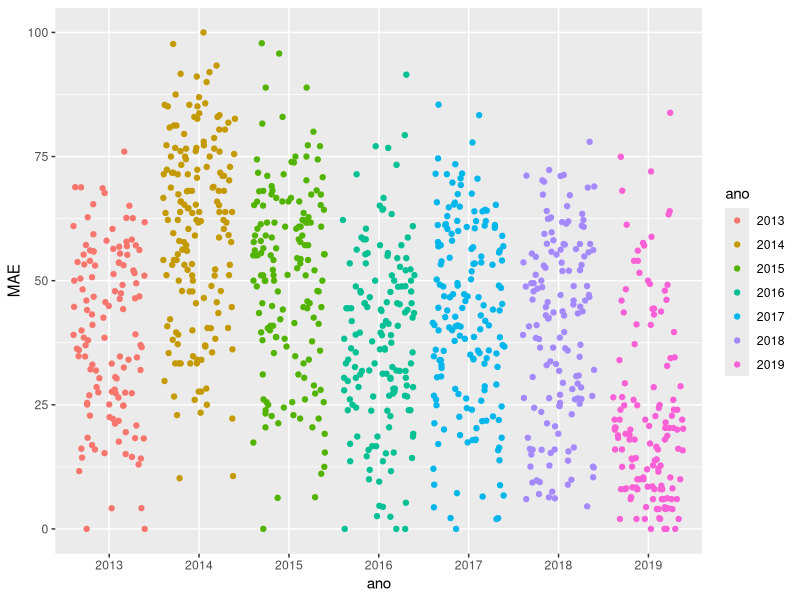
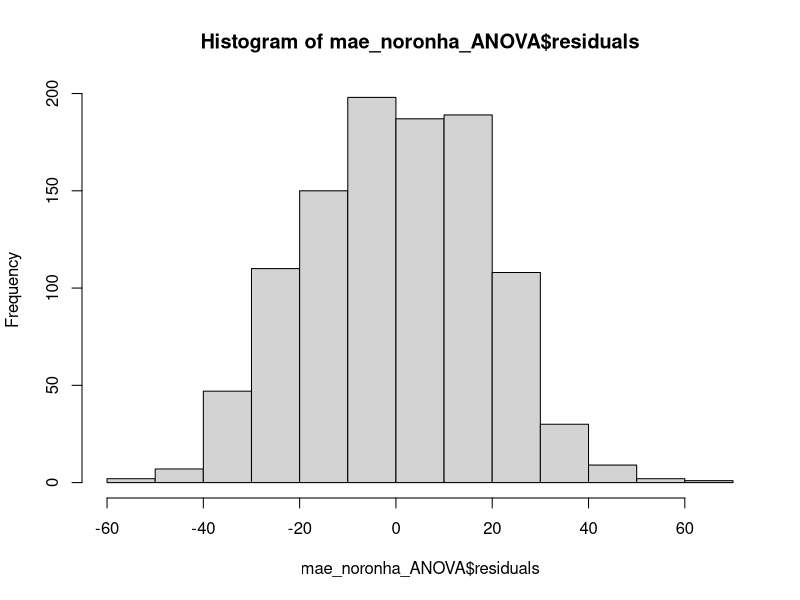
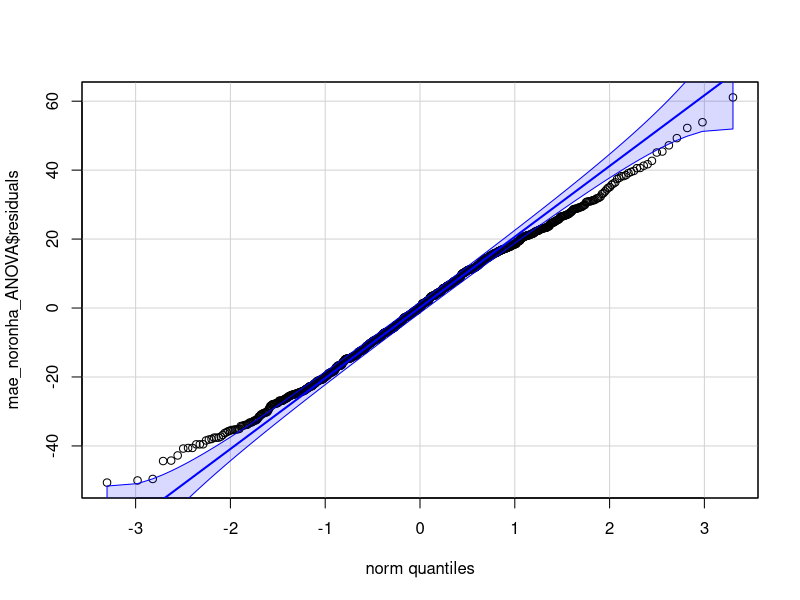
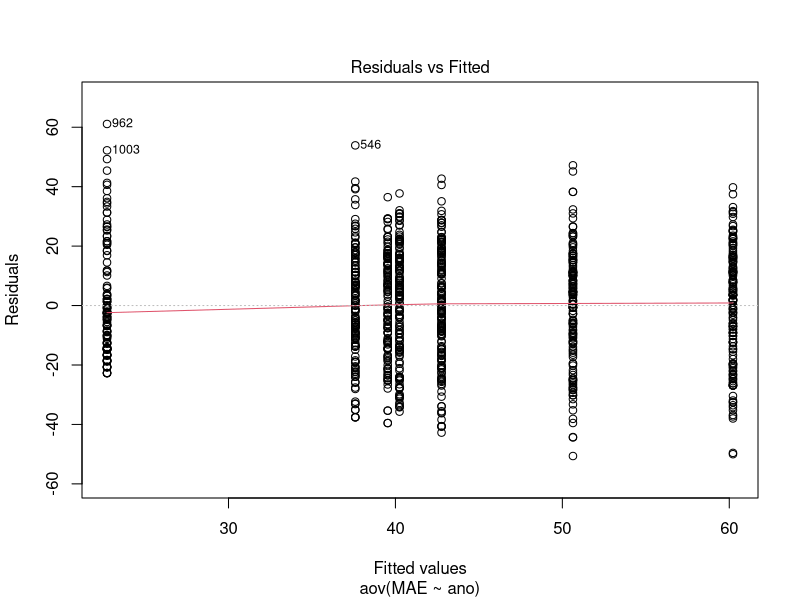
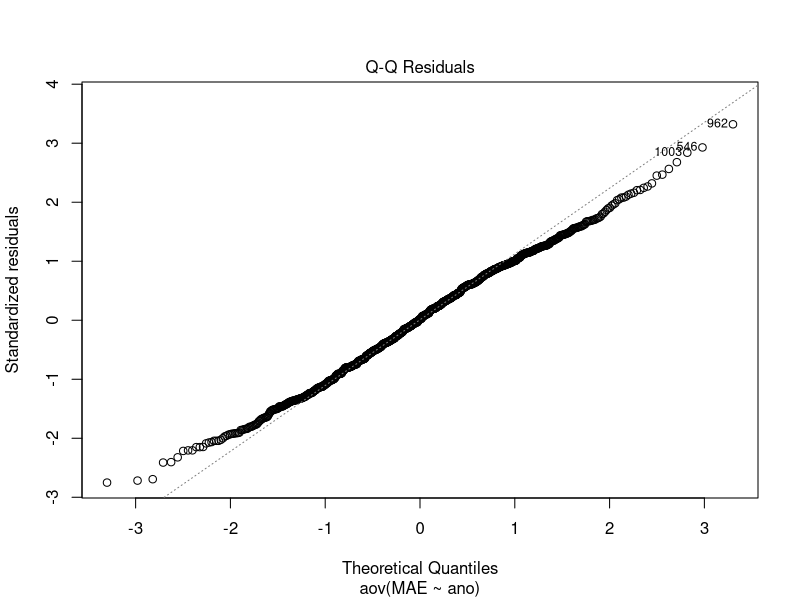
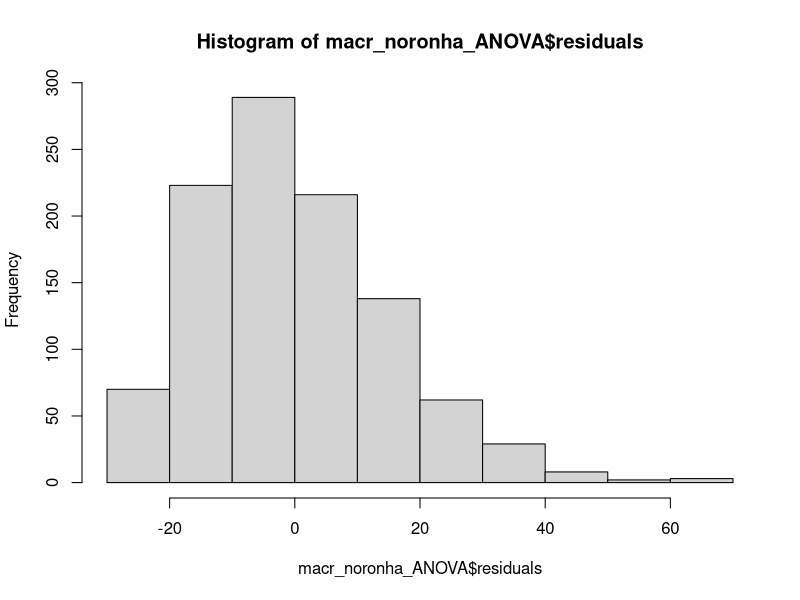
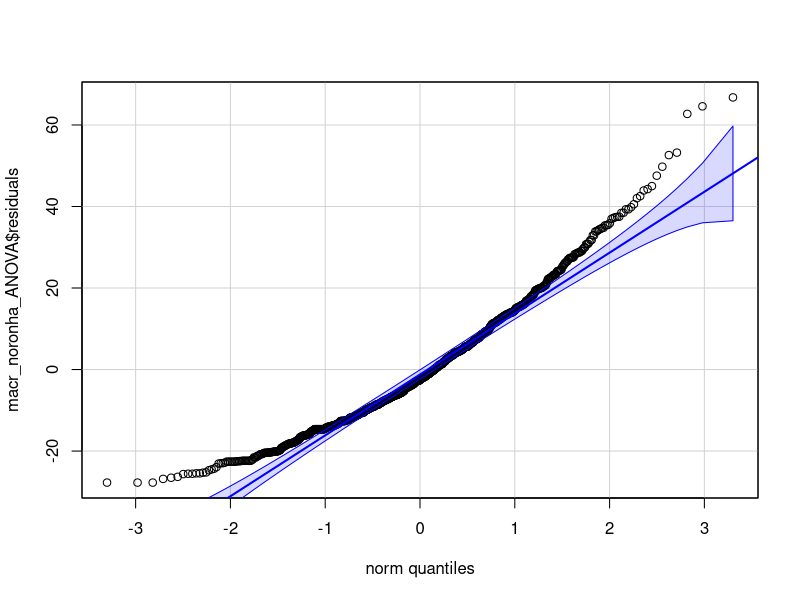
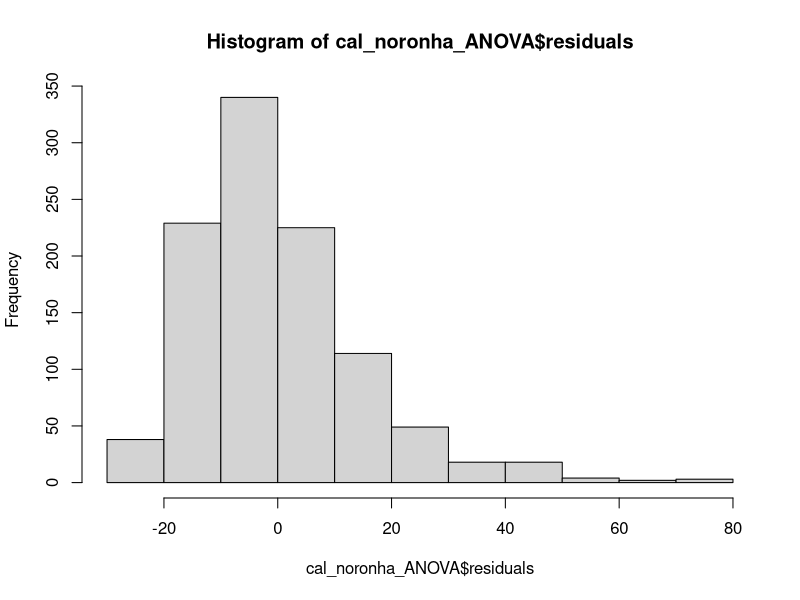

Here is the R script that generated these plots, in order:
############# Normalidade e Homocedasticidade #############

install.packages("car")
library(car)
library(dplyr)
library(readxl)
library(ggplot2)


setwd("C:\\Users/manoe/Desktop/TCC/atual/Estatística/Analises_TCC/")
dir()

ilhas <- read_excel("data_Noronha_Rocas_final.xlsx",
                    range = "A1:M1879")

ilhas <- data.frame(ilhas)
class(ilhas)


### Testar premissas da ANOVA:

# Resíduos: a diferença entre o que eu espero dos meus dados e o que eu 
# realmente observo na coleta.

## 1. Normalidade (análise dos resíduos): distribuição tem de ser em formato de
# sino e o teste deve dar p > 0,05

## 2. Homocedasticidade (análise dos resíduos): homocedasticidade das variâncias;
# se as variâncias acompanham ou não a variação dos dados; se a variação ao 
# longo do tempo é continua (= homo; se não for contínua é heterocedástico).
# É mais importante que a normalidade dos meus dados.
# Uma dica é se não há homocedasticidade, pode-se transformar os dados em log,
# mas meu problema é que temos dados que são zero, logo, não podemos transformar
# em log. Já que log de zero é igual a "-infinito".

## 3. Independência entre as amostras: saber se consideramos nossos dados 
# medidas repetitivas ou não. 
# Os exemplo na internet era sobre comprimeto da barbatana de pinguins de spp.
# diferentes, que aí há independência entre as amostras.
# No nosso caso, pesar de termos uma amostragem regular, acreditamos que os dados
# são independentes. Afinal, tem um ano de distância entre as amostras e não é 
# sempre exatamente no mesmo lugar que tiramos o fotoquadrado. Logo, são dados 
# do mesmo lugar (mas não exatamente o “mesmo lugar”), porém em anos diferentes. 


######################### NORONHA
##################### MAE
# Selecionar da tabela qual ilha quero estudar e escolher algum dos grupos 
# funcionais:
mae_noronha <- ilhas %>%
  filter(ilha == "noronha") %>%
  dplyr::select(ano, MAE)
# Tenho os meus dados no environment.

# Transformar ano em fator para não ser tratado como número e sim como grupos:
mae_noronha$ano <- as.factor(mae_noronha$ano)
# Agora sim tenho meu dado de forma adequada.

# Plotar pra ver eles com o arco-iris bonito:
ggplot(mae_noronha) +
  aes(x = ano, 
      y = MAE, 
      color = ano)+
  geom_jitter()

# Escolher um nome pra variável que será o resultado da ANOVA univariada usado 
# para testar normalidade e homocedasticidade
mae_noronha_ANOVA <- aov(MAE ~ ano,
                         data = mae_noronha)


## Normalidade
# Histogramas e o teste Shapiro com resíduos:
hist(mae_noronha_ANOVA$residuals) # A distribuição não é em formato de sino.
shapiro.test(mae_noronha_ANOVA$residuals)
# Não normal (p < 0,05); p = 0.007402.

## Homocedasticidade

# Através do gráfico:
# os dados são homocedásticos se o gráfico de pontos tem a disposição dos pontos
# crescendo continuamente (aparência de diagonal para cima).
qqPlot(mae_noronha_ANOVA$residuals,
       id = F)
# 'id= F' é pro R não identificar o que é cada pontinho.
# Outros gráfico que vão falar coisas parecidas que já vi:
plot(mae_noronha_ANOVA,
     which = 1)
plot(mae_noronha_ANOVA,
     which = 2)

# Através do teste de Levene (esse não pega o resultado da ANOVA para gerar os 
# resultados):
leveneTest(MAE ~ ano,
           data = mae_noronha)
# É homocedástico! Não furou a hipótese nula. Valor de p = 0.7135


##################### Macroalgas

# ANOVA univariada
macr_noronha <- ilhas %>%
  filter(ilha == "noronha") %>%
  dplyr::select(ano, macroalgas)

macr_noronha$ano <- as.factor(macr_noronha$ano)

macr_noronha_ANOVA <- aov(macroalgas ~ ano,
                          data = macr_noronha)


## Normalidade
hist(macr_noronha_ANOVA$residuals)
shapiro.test(macr_noronha_ANOVA$residuals)
# Não normal (p < 0,05); p = 2.2e-16

## Homocedasticidade

# Através do gráfico:
qqPlot(macr_noronha_ANOVA$residuals,
       id = F)

# Através do teste de Levene:
leveneTest(macroalgas ~ ano,
           data = macr_noronha)
# Heterocedásticos (p < 0,05); p = 0.001055


##################### Calcificadores

# ANOVA univariada
cal_noronha <- ilhas %>%
  filter(ilha == "noronha") %>%
  dplyr::select(ano, calcificadores)

cal_noronha$ano <- as.factor(cal_noronha$ano)

cal_noronha_ANOVA <- aov(calcificadores ~ ano,
                         data = cal_noronha)

## Normalidade
hist(cal_noronha_ANOVA$residuals)
shapiro.test(cal_noronha_ANOVA$residuals)
# Não normal (p < 0,05); p = 2.2e-16

## Homocedasticidade

# Através do gráfico:
qqPlot(cal_noronha_ANOVA$residuals,
       id = F)

# Através do teste de Levene:
leveneTest(calcificadores ~ ano,
           data = cal_noronha)


##################### Cianobactérias

# ANOVA univariada
ciano_noronha <- ilhas %>%
  filter(ilha == "noronha") %>%
  dplyr::select(ano, cianobacterias)

ciano_noronha$ano <- as.factor(ciano_noronha$ano)

ciano_noronha_ANOVA <- aov(cianobacterias ~ ano,
                           data = ciano_noronha)

## Normalidade
hist(ciano_noronha_ANOVA$residuals)
shapiro.test(ciano_noronha_ANOVA$residuals)
# Não normal (p < 0,05); p = 2.2e-16

## Homocedasticidade

# Através do gráfico:
qqPlot(ciano_noronha_ANOVA$residuals,
       id = F)

# Através do teste de Levene:
leveneTest(cianobacterias ~ ano,
           data = ciano_noronha)



######################### ATOL DAS ROCAS
##################### MAE

mae_rocas <- ilhas %>%
  filter(ilha == "rocas") %>%
  dplyr::select(ano, MAE)

mae_rocas$ano <- as.factor(mae_rocas$ano)

ggplot(mae_rocas) +
  aes(x = ano, 
      y = MAE, 
      color = ano)+
  geom_jitter()

# ANOVA univariada
mae_rocas_ANOVA <- aov(MAE ~ ano,
                       data = mae_rocas)

## Notmalidade:
hist(mae_rocas_ANOVA$residuals)
shapiro.test(mae_rocas_ANOVA$residuals)


## Homocedasticidade (análise dos resíduos)

# Através do gráfico:
qqPlot(mae_rocas_ANOVA$residuals,
       id = F)

# Através do teste de Levene:
leveneTest(MAE ~ ano,
           data = mae_rocas)


##################### Macroalgas

# ANOVA univariada
macr_rocas <- ilhas %>%
  filter(ilha == "rocas") %>%
  dplyr::select(ano, macroalgas)

macr_rocas$ano <- as.factor(macr_rocas$ano)

macr_rocas_ANOVA <- aov(macroalgas ~ ano,
                        data = macr_rocas)

## Normalidade
hist(macr_rocas_ANOVA$residuals)
shapiro.test(macr_rocas_ANOVA$residuals)

## Homocedasticidade

# Através do gráfico:
qqPlot(macr_rocas_ANOVA$residuals,
       id = F)

# Através do teste de Levene:
leveneTest(macroalgas ~ ano,
           data = macr_rocas)


##################### Calcificadores

# ANOVA univariada
cal_rocas <- ilhas %>%
  filter(ilha == "rocas") %>%
  dplyr::select(ano, calcificadores)

cal_rocas$ano <- as.factor(cal_rocas$ano)

cal_rocas_ANOVA <- aov(calcificadores ~ ano,
                       data = cal_rocas)

## Normalidade
hist(cal_rocas_ANOVA$residuals)
shapiro.test(cal_rocas_ANOVA$residuals)

## Homocedasticidade

# Através do gráfico:
qqPlot(cal_rocas_ANOVA$residuals,
       id = F)

# Através do teste de Levene:
leveneTest(calcificadores ~ ano,
           data = cal_rocas)


##################### Cianobactérias

# ANOVA univariada
ciano_rocas <- ilhas %>%
  filter(ilha == "rocas") %>%
  dplyr::select(ano, cianobacterias)

ciano_rocas$ano <- as.factor(ciano_rocas$ano)

ciano_rocas_ANOVA <- aov(cianobacterias ~ ano,
                         data = ciano_rocas)

## Normalidade
hist(ciano_rocas_ANOVA$residuals)
shapiro.test(ciano_rocas_ANOVA$residuals)
# Não normal (p < 0,05); p = 2.2e-16

## Homocedasticidade

# Através do gráfico:
qqPlot(ciano_rocas_ANOVA$residuals,
       id = F)

# Através do teste de Levene:
leveneTest(cianobacterias ~ ano,
           data = ciano_rocas)

